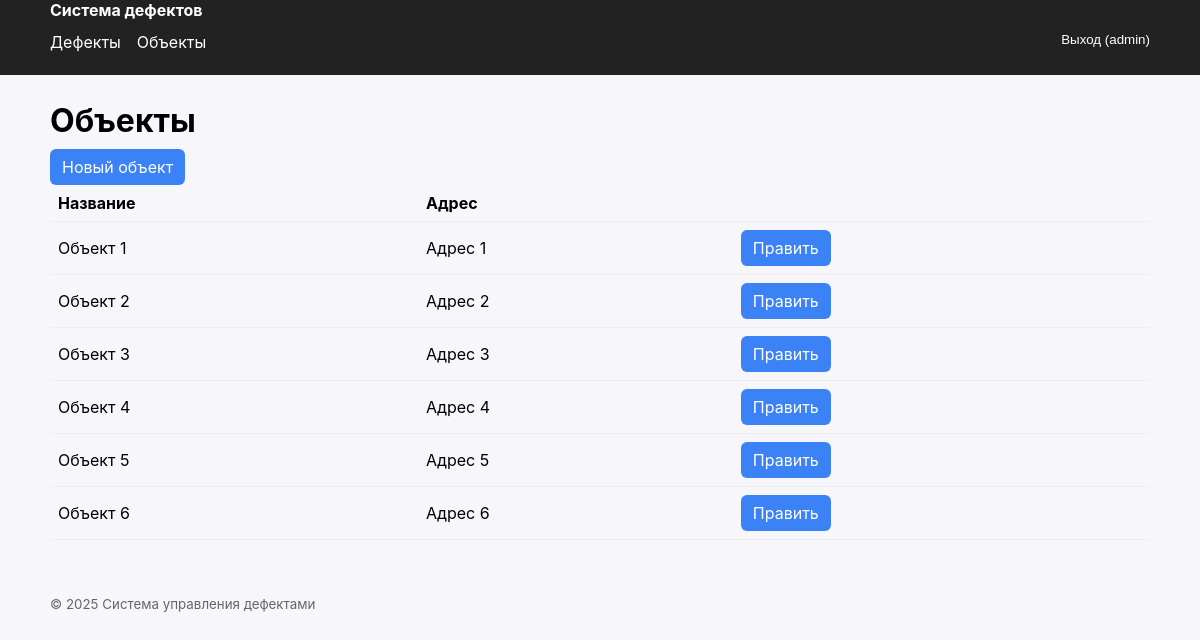
The page /projects/ (signed in) on the database its author committed.
### accounts/models.py (models this page shows, shortened)
class User(AbstractUser):
    role = models.CharField(max_length=3, choices=Roles.choices, default=Roles.ENGINEER)

### projects/models.py (models this page shows, shortened)
class Project(models.Model):
    name = models.CharField("Название", max_length=255)
    address = models.CharField("Адрес", max_length=255, blank=True)
    description = models.TextField("Описание", blank=True)

### projects/views.py (the view)
# urls.py: path("", ProjectListView.as_view(), name="list"),
class ProjectListView(LoginRequiredMixin, ListView):
    model = Project
    template_name = "projects/project_list.html"
    context_object_name = "projects"

### templates/projects/project_list.html
{% extends "base.html" %}{% block title %}Объекты{% endblock %}
{% block content %}
<h1>Объекты</h1>
<div class="actions"><a class="btn" href="{% url 'projects:create' %}">Новый объект</a></div>
<table><thead><tr><th>Название</th><th>Адрес</th><th></th></tr></thead>
<tbody>{% for p in projects %}<tr><td>{{ p.name }}</td><td>{{ p.address }}</td><td><a class="btn" href="{% url 'projects:edit' p.id %}">Править</a></td></tr>{% empty %}
<tr><td colspan="3">Нет объектов</td></tr>{% endfor %}</tbody></table>
{% endblock %}

### templates/base.html (shortened to what this page needs)
<html lang="ru">
  <head></head>
  <body>
    {% load static %}
    <link rel="stylesheet" href="{% static 'css/styles.css' %}">
    <header class="topbar">
      <nav class="container">
        <a href="{% url 'home' %}" class="brand">Система дефектов</a>
        <ul class="nav">
          <li><a href="{% url 'defects:list' %}">Дефекты</a></li>
          <li><a href="{% url 'projects:list' %}">Объекты</a></li> {% if user.is_authenticated %}
          <li class="right">
            <form method="post" action="{% url 'accounts:logout' %}">
              <button class="as-link" style="background:none;border:none;color:#fff;cursor:pointer;padding:0;"> Выход ({{ user.username }}) </button>
            </form> </li> {% else %}
          <li class="right"><a href="{% url 'accounts:login' %}">Вход</a></li> {% endif %}
        </ul>
      </nav>
    </header>
    <main class="container">
      {% block content %}{% endblock %}
    </main>
    <footer class="footer container">
      <small>© {% now "Y" %} Система управления дефектами</small>
    </footer>
  </body>
</html>

### static/css/styles.css (style rules this page uses)
body { font-family:-apple-system,Segoe UI,Roboto,Arial,sans-serif;margin:0;background:#f7f7fb }
.container { width:96%;max-width:1100px;margin:0 auto }
.topbar { background:#222;color:#fff }
nav .brand { color:#fff;text-decoration:none;font-weight:700 }
.nav { list-style:none;display:flex;gap:1rem;margin:0;padding:.75rem 0 }
.nav li.right { margin-left:auto }
.nav a { color:#fff;text-decoration:none }
main { padding:1rem 0 2rem }
h1,h2,h3 { margin:.6rem 0 }
table { width:100%;border-collapse:collapse }
th,td { padding:.5rem;border-bottom:1px solid #eee;text-align:left }
.btn { display:inline-block;padding:.5rem .75rem;background:#3b82f6;color:#fff;border-radius:6px;text-decoration:none }
.actions { display:flex;gap:.5rem;align-items:center;flex-wrap:wrap }
.footer { padding:1.5rem 0;color:#666 }

### rows shown on the page
User: username "admin"
Project: name "Объект 1", address "Адрес 1"
Project: name "Объект 2", address "Адрес 2"
Project: name "Объект 3", address "Адрес 3"
Project: name "Объект 4", address "Адрес 4"
Project: name "Объект 5", address "Адрес 5"
Project: name "Объект 6", address "Адрес 6"
